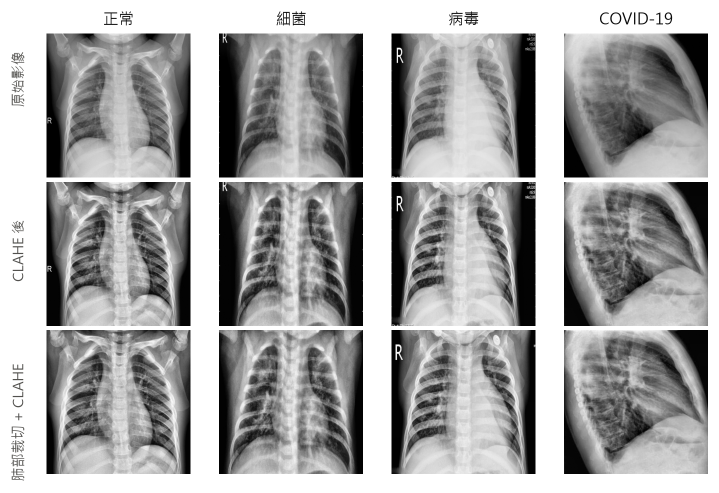
#> input picture report/figs/samples.png, 1438 x 985 px (shown at 1/2 size)
$ python -i nn_sim.py   (imports and definitions only)
#> lines starting #> are read from the running program, lines starting #| are printed output that depends on the picture
"""CPU-only: how similar are test images to labeled images (same-patient near-duplicates)?"""
import sys, numpy as np, pandas as pd
from pathlib import Path
from PIL import Image
from concurrent.futures import ThreadPoolExecutor

K = ["normal", "bacteria", "virus", "COVID-19"]
def load_csv(csv, d):
    df = pd.read_csv(csv); df["path"] = [str(Path(d) / f) for f in df.new_filename]
    if all(k in df for k in K): df["label"] = df[K].values.argmax(1)
    return df
# [1 line that did not run here, left out]
# [1 line that did not run here, left out]

def thumb(p):
#> called with p = '../report/figs/samples.png'
    im = Image.open(p).convert("L"); w, h = im.size
#> after `w, h = im.size`: w = 1438; h = 985
    m = int(min(w, h) * 0.05); im = im.crop((m, m, w - m, h - m)).resize((48, 48), Image.BILINEAR)
#> after `m = int(min(w, h) * 0.05)`: m = 49
#> after `im = im.crop((m, m, w - m, h - m)).resize((48, 48), Image.BILINEAR)`:
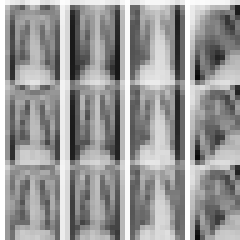
#> im: PIL image 48x48 L (shown 5 times larger); min 8, max 255, mean 152.9
    a = np.asarray(im, np.float32).ravel(); a = (a - a.mean()) / (a.std() + 1e-6); return a / np.linalg.norm(a)
#> after `a = np.asarray(im, np.float32).ravel()`: a = 2304 values, max 255 at index 0, min 8 at index 759, mean 152.9
#> after `a = (a - a.mean()) / (a.std() + 1e-06)`: a = 2304 values, max 1.83 at index 0, min -2.6 at index 759, mean -1.15e-07
# [2 lines not run here, left out]
# [1 line that did not run here, left out]

# [1 line that did not run here, left out]
# [1 line that did not run here, left out]
# [5 lines not run here, left out]
# [1 line that did not run here, left out]
# [4 lines not run here, left out]

>>> result = thumb('../report/figs/samples.png')
#> result = 2304 values, max 0.0381 at index 0, min -0.0541 at index 759, mean -2.54e-09

$ run again, on report/figs/models.png
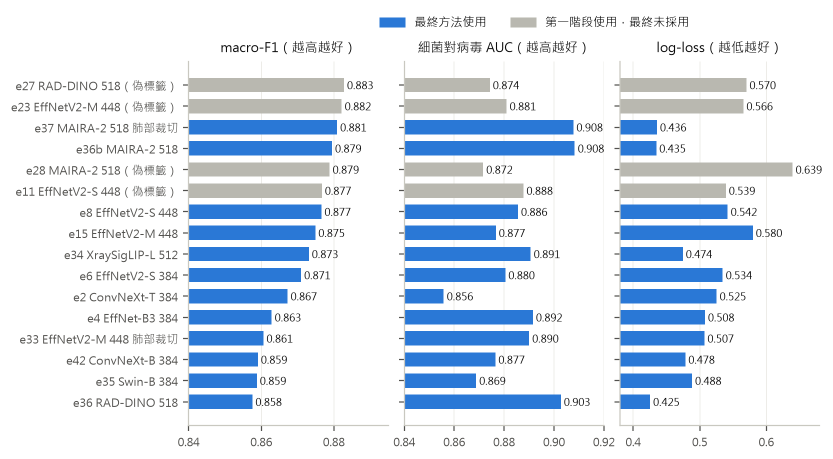
#> input picture report/figs/models.png, 1666 x 917 px (shown at 1/2 size)
#> in thumb, `im = Image.open(p).convert('L')`:
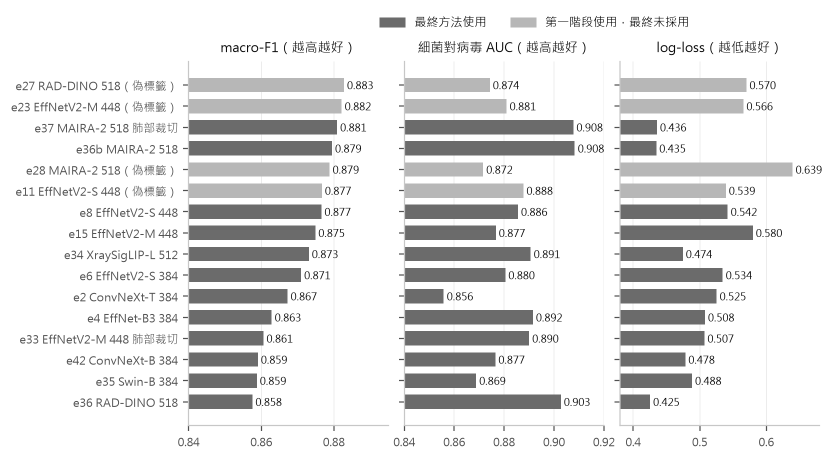
#> im: PIL image 1666x917 L (shown at 1/2 size); min 0, max 255, mean 225.6
#> in thumb, `im = im.crop((m, m, w - m, h - m)).resize((48, 48), Image.BILINEAR)`:
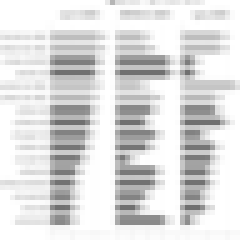
#> im: PIL image 48x48 L (shown 5 times larger); min 112, max 255, mean 221.3
#> a = 2304 values, max 255 at index 0, min 112 at index 683, mean 221.3
#> a = 2304 values, max 0.83 at index 0, min -2.69 at index 683, mean -9.27e-08
#> result = 2304 values, max 0.0173 at index 0, min -0.0561 at index 683, mean -2.12e-09
